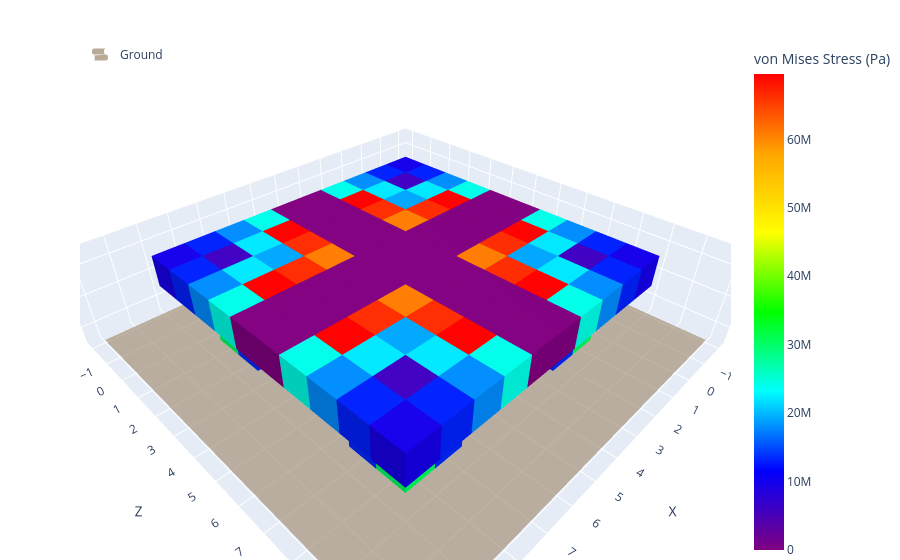

Here is the notebook cell this chart was saved with:
### Code cell
from eval_code.utils.stress import compute_von_mises_stress
from eval_code.structural_stability import stress_score

# Prompt: "Build a 10 × 10 flat roof supported by exactly four 2 x 2 x 2 columns. Arrange the columns so that the roof is as structurally stable as possible."
# Four columns at corners (no center): (1,1), (1,7), (7,1), (7,7); 10x10 roof at y=2
column_bases = [(1, 1), (1, 7), (7, 1), (7, 7)]
coords = []
for (cx, cz) in column_bases:
    for y in range(2):
        for dx in range(2):
            for dz in range(2):
                coords.append({'x': cx + dx, 'y': y, 'z': cz + dz})
for x in range(10):
    for z in range(10):
        coords.append({'x': x, 'y': 2, 'z': z})

assert stress_score(coords, 70e6) >= 1.0  # safe
assert 0 <= stress_score(coords, 69e6) < 1.0  # over threshold

# Calling intermediate functions again for visualization
von_mises = compute_von_mises_stress(coords)
print('Max von Mises Stress (Pa):', max(von_mises))
plotly_blocks.plot(coords, color=von_mises, colorbar_title="von Mises Stress (Pa)", alpha=1)

### Figure 1 — Plotly figure (JSON) as saved in the notebook; plotly's stock layout.template omitted (floating-point values rounded to 4 significant figures; data arrays with more than 128 entries replaced by an {"elided": "..."} marker saying what was removed)
{"data": [{"colorscale": [[0, "#8B7355"], [1, "#8B7355"]], "name": "Ground", "opacity": 0.6, "showlegend": true, "showscale": false, "type": "surface", "x": [[-2, 11], [-2, 11]], "y": [[-2, -2], [11, 11]], "z": [[-0.5, -0.5], [-0.5, -0.5]]}, {"facecolor": {"elided": "1584 str values"}, "flatshading": true, "i": {"elided": "1584 int values"}, "j": {"elided": "1584 int values"}, "k": {"elided": "1584 int values"}, "opacity": 1, "type": "mesh3d", "x": {"elided": "1056 float values"}, "y": {"elided": "1056 float values"}, "z": {"elided": "1056 float values"}}, {"marker": {"cmax": 69540000.0, "cmin": 0, "color": {"elided": "132 float values"}, "colorbar": {"title": {"text": "von Mises Stress (Pa)"}}, "colorscale": [[0, "#800080"], [0.1667, "#0000FF"], [0.3333, "#00FFFF"], [0.5, "#00FF00"], [0.6667, "#FFFF00"], [0.8333, "#FFA500"], [1, "#FF0000"]], "size": 0.1}, "mode": "markers", "showlegend": false, "type": "scatter3d", "x": [null], "y": [null], "z": [null]}], "layout": {"legend": {"itemsizing": "constant", "x": 0, "xanchor": "left", "y": 1, "yanchor": "top"}, "margin": {"b": 0, "l": 80, "r": 0, "t": 40}, "scene": {"aspectmode": "data", "xaxis": {"dtick": 1, "tick0": -1, "tickformat": ",d", "tickmode": "linear", "title": {"text": "X"}}, "yaxis": {"dtick": 1, "tick0": -1, "tickformat": ",d", "tickmode": "linear", "title": {"text": "Z"}}, "zaxis": {"dtick": 1, "tick0": -1, "tickformat": ",d", "tickmode": "linear", "title": {"text": "Y (Height)"}}}, "title": {"text": ""}}}
